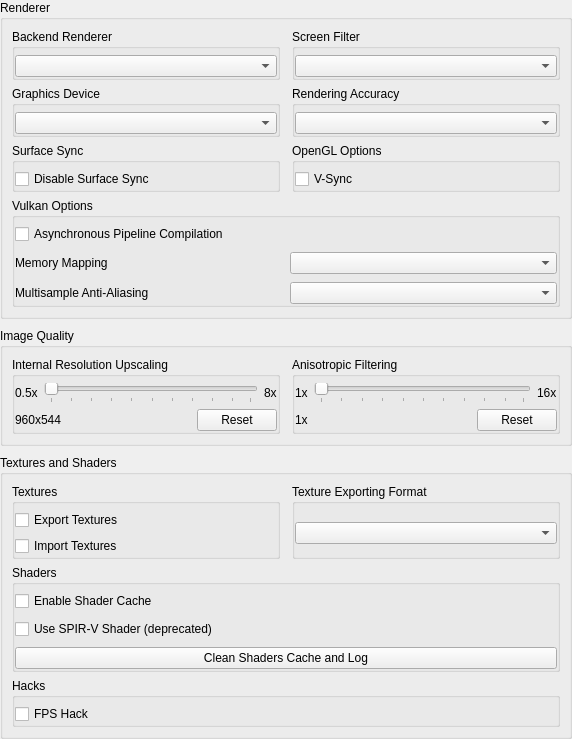
           <widget class="QWidget" name="gpu_scroll_contents">
            <property name="geometry">
             <rect>
              <x>0</x>
              <y>0</y>
              <width>572</width>
              <height>706</height>
             </rect>
            </property>
            <layout class="QVBoxLayout" name="gpu_tab_content_layout">
             <property name="spacing">
              <number>9</number>
             </property>
             <property name="leftMargin">
              <number>0</number>
             </property>
             <property name="topMargin">
              <number>0</number>
             </property>
             <property name="rightMargin">
              <number>0</number>
             </property>
             <property name="bottomMargin">
              <number>0</number>
             </property>
             <item>
              <widget class="QGroupBox" name="gb_gpu_renderer_section">
               <property name="title">
                <string>Renderer</string>
               </property>
               <layout class="QGridLayout" name="gb_gpu_renderer_section_layout">
                <property name="horizontalSpacing">
                 <number>12</number>
                </property>
                <property name="verticalSpacing">
                 <number>6</number>
                </property>
                <item row="0" column="0">
                 <widget class="QGroupBox" name="gb_backend_renderer">
                  <property name="title">
                   <string>Backend Renderer</string>
                  </property>
                  <property name="flat">
                   <bool>true</bool>
                  </property>
                  <layout class="QVBoxLayout" name="gb_backend_renderer_layout">
                   <property name="leftMargin">
                    <number>0</number>
                   </property>
                   <property name="topMargin">
                    <number>6</number>
                   </property>
                   <property name="rightMargin">
                    <number>0</number>
                   </property>
                   <property name="bottomMargin">
                    <number>0</number>
                   </property>
                   <item>
                    <widget class="QComboBox" name="backend_renderer_box"/>
                   </item>
                  </layout>
                 </widget>
                </item>
                <item row="0" column="1">
                 <widget class="QGroupBox" name="gb_screen_filter">
                  <property name="title">
                   <string>Screen Filter</string>
                  </property>
                  <property name="flat">
                   <bool>true</bool>
                  </property>
                  <layout class="QVBoxLayout" name="gb_screen_filter_layout">
                   <property name="leftMargin">
                    <number>0</number>
                   </property>
                   <property name="topMargin">
                    <number>6</number>
                   </property>
                   <property name="rightMargin">
                    <number>0</number>
                   </property>
                   <property name="bottomMargin">
                    <number>0</number>
                   </property>
                   <item>
                    <widget class="QComboBox" name="screen_filter_box"/>
                   </item>
                  </layout>
                 </widget>
                </item>
                <item row="1" column="0">
                 <widget class="QGroupBox" name="gb_gpu_device">
                  <property name="title">
                   <string>Graphics Device</string>
                  </property>
                  <property name="flat">
                   <bool>true</bool>
                  </property>
                  <layout class="QVBoxLayout" name="gb_gpu_device_layout">
                   <property name="leftMargin">
                    <number>0</number>
                   </property>
                   <property name="topMargin">
                    <number>6</number>
                   </property>
                   <property name="rightMargin">
                    <number>0</number>
                   </property>
                   <property name="bottomMargin">
                    <number>0</number>
                   </property>
                   <item>
                    <widget class="QComboBox" name="gpu_device_box"/>
                   </item>
                  </layout>
                 </widget>
                </item>
                <item row="1" column="1">
                 <widget class="QGroupBox" name="gb_renderer_accuracy">
                  <property name="title">
                   <string>Rendering Accuracy</string>
                  </property>
                  <property name="flat">
                   <bool>true</bool>
                  </property>
                  <layout class="QVBoxLayout" name="gb_renderer_accuracy_layout">
                   <property name="leftMargin">
                    <number>0</number>
                   </property>
                   <property name="topMargin">
                    <number>6</number>
                   </property>
                   <property name="rightMargin">
                    <number>0</number>
                   </property>
                   <property name="bottomMargin">
                    <number>0</number>
                   </property>
                   <item>
                    <widget class="QComboBox" name="renderer_accuracy_box"/>
                   </item>
                  </layout>
                 </widget>
                </item>
                <item row="2" column="0">
                 <widget class="QGroupBox" name="gb_surface_sync">
                  <property name="title">
                   <string>Surface Sync</string>
                  </property>
                  <property name="flat">
                   <bool>true</bool>
                  </property>
                  <layout class="QVBoxLayout" name="gb_surface_sync_layout">
                   <property name="leftMargin">
                    <number>0</number>
                   </property>
                   <property name="topMargin">
                    <number>6</number>
                   </property>
                   <property name="rightMargin">
                    <number>0</number>
                   </property>
                   <property name="bottomMargin">
                    <number>0</number>
                   </property>
                   <item>
                    <widget class="QCheckBox" name="disable_surface_sync">
                     <property name="text">
                      <string>Disable Surface Sync</string>
                     </property>
                    </widget>
                   </item>
                  </layout>
                 </widget>
                </item>
                <item row="2" column="1">
                 <widget class="QGroupBox" name="gb_opengl_options">
                  <property name="title">
                   <string>OpenGL Options</string>
                  </property>
                  <property name="flat">
                   <bool>true</bool>
                  </property>
                  <layout class="QVBoxLayout" name="gb_opengl_options_layout">
                   <property name="leftMargin">
                    <number>0</number>
                   </property>
                   <property name="topMargin">
                    <number>6</number>
                   </property>
                   <property name="rightMargin">
                    <number>0</number>
                   </property>
                   <property name="bottomMargin">
                    <number>0</number>
                   </property>
                   <item>
                    <widget class="QCheckBox" name="vsync">
                     <property name="text">
                      <string>V-Sync</string>
                     </property>
                    </widget>
                   </item>
                  </layout>
                 </widget>
                </item>
                <item row="3" column="0" colspan="2">
                 <widget class="QGroupBox" name="gb_vulkan_options">
                  <property name="title">
                   <string>Vulkan Options</string>
                  </property>
                  <property name="flat">
                   <bool>true</bool>
                  </property>
                  <layout class="QVBoxLayout" name="gb_vulkan_options_layout">
                   <property name="spacing">
                    <number>8</number>
                   </property>
                   <property name="leftMargin">
                    <number>0</number>
                   </property>
                   <property name="topMargin">
                    <number>6</number>
                   </property>
                   <property name="rightMargin">
                    <number>0</number>
                   </property>
                   <property name="bottomMargin">
                    <number>0</number>
                   </property>
                   <item>
                    <widget class="QCheckBox" name="async_pipeline_compilation">
                     <property name="text">
                      <string>Asynchronous Pipeline Compilation</string>
                     </property>
                    </widget>
                   </item>
                   <item>
                    <layout class="QHBoxLayout" name="memory_mapping_layout">
                     <property name="spacing">
                      <number>8</number>
                     </property>
                     <item>
                      <widget class="QLabel" name="label_memory_mapping">
                       <property name="text">
                        <string>Memory Mapping</string>
                       </property>
                      </widget>
                     </item>
                     <item>
                      <widget class="QComboBox" name="memory_mapping_box"/>
                     </item>
                    </layout>
                   </item>
                   <item>
                    <layout class="QHBoxLayout" name="msaa_layout">
                     <property name="spacing">
                      <number>8</number>
                     </property>
                     <item>
                      <widget class="QLabel" name="label_msaa">
                       <property name="text">
                        <string>Multisample Anti-Aliasing</string>
                       </property>
                      </widget>
                     </item>
                     <item>
                      <widget class="QComboBox" name="msaa_box"/>
                     </item>
                    </layout>
                   </item>
                  </layout>
                 </widget>
                </item>
               </layout>
              </widget>
             </item>
             <item>
              <widget class="QGroupBox" name="gb_gpu_quality_section">
               <property name="title">
                <string>Image Quality</string>
               </property>
               <layout class="QHBoxLayout" name="gb_gpu_quality_section_layout">
                <property name="spacing">
                 <number>12</number>
                </property>
                <item alignment="Qt::AlignmentFlag::AlignTop">
                 <widget class="QGroupBox" name="gb_resolution_upscaling">
                  <property name="title">
                   <string>Internal Resolution Upscaling</string>
                  </property>
                  <property name="flat">
                   <bool>true</bool>
                  </property>
                  <layout class="QVBoxLayout" name="gb_resolution_upscaling_layout">
                   <property name="leftMargin">
                    <number>0</number>
                   </property>
                   <property name="topMargin">
                    <number>6</number>
                   </property>
                   <property name="rightMargin">
                    <number>0</number>
                   </property>
                   <property name="bottomMargin">
                    <number>0</number>
                   </property>
                   <item>
                    <layout class="QHBoxLayout" name="res_upscale_layout_top">
                     <item>
                      <widget class="QLabel" name="res_upscale_min">
                       <property name="text">
                        <string>0.5x</string>
                       </property>
                      </widget>
                     </item>
                     <item>
                      <widget class="QSlider" name="resolution_upscale">
                       <property name="orientation">
                        <enum>Qt::Orientation::Horizontal</enum>
                       </property>
                       <property name="tickPosition">
                        <enum>QSlider::TickPosition::TicksBelow</enum>
                       </property>
                      </widget>
                     </item>
                     <item>
                      <widget class="QLabel" name="res_upscale_max">
                       <property name="text">
                        <string>8x</string>
                       </property>
                      </widget>
                     </item>
                    </layout>
                   </item>
                   <item>
                    <layout class="QHBoxLayout" name="res_upscale_layout_bottom">
                     <item>
                      <widget class="QLabel" name="resolution_upscale_val">
                       <property name="text">
                        <string>960x544</string>
                       </property>
                      </widget>
                     </item>
                     <item>
                      <spacer name="resolution_upscale_spacer">
                       <property name="orientation">
                        <enum>Qt::Orientation::Horizontal</enum>
                       </property>
                       <property name="sizeHint" stdset="0">
                        <size>
                         <width>40</width>
                         <height>20</height>
                        </size>
                       </property>
                      </spacer>
                     </item>
                     <item>
                      <widget class="QPushButton" name="resolution_upscale_reset">
                       <property name="text">
                        <string>Reset</string>
                       </property>
                      </widget>
                     </item>
                    </layout>
                   </item>
                  </layout>
                 </widget>
                </item>
                <item alignment="Qt::AlignmentFlag::AlignTop">
                 <widget class="QGroupBox" name="gb_anisotropic_filtering">
                  <property name="title">
                   <string>Anisotropic Filtering</string>
                  </property>
                  <property name="flat">
                   <bool>true</bool>
                  </property>
                  <layout class="QVBoxLayout" name="gb_anisotropic_filtering_layout">
                   <property name="leftMargin">
                    <number>0</number>
                   </property>
                   <property name="topMargin">
                    <number>6</number>
                   </property>
                   <property name="rightMargin">
                    <number>0</number>
                   </property>
                   <property name="bottomMargin">
                    <number>0</number>
                   </property>
                   <item>
                    <layout class="QHBoxLayout" name="aniso_layout_top">
                     <item>
                      <widget class="QLabel" name="aniso_min">
                       <property name="text">
                        <string>1x</string>
                       </property>
                      </widget>
                     </item>
                     <item>
                      <widget class="QSlider" name="anisotropic_filter">
                       <property name="orientation">
                        <enum>Qt::Orientation::Horizontal</enum>
                       </property>
                       <property name="tickPosition">
                        <enum>QSlider::TickPosition::TicksBelow</enum>
                       </property>
                      </widget>
                     </item>
                     <item>
                      <widget class="QLabel" name="aniso_max">
                       <property name="text">
                        <string>16x</string>
                       </property>
                      </widget>
                     </item>
                    </layout>
                   </item>
                   <item>
                    <layout class="QHBoxLayout" name="aniso_layout_bottom">
                     <item>
                      <widget class="QLabel" name="anisotropic_filter_val">
                       <property name="text">
                        <string>1x</string>
                       </property>
                      </widget>
                     </item>
                     <item>
                      <spacer name="anisotropic_filter_spacer">
                       <property name="orientation">
                        <enum>Qt::Orientation::Horizontal</enum>
                       </property>
                       <property name="sizeHint" stdset="0">
                        <size>
                         <width>40</width>
                         <height>20</height>
                        </size>
                       </property>
                      </spacer>
                     </item>
                     <item>
                      <widget class="QPushButton" name="anisotropic_filter_reset">
                       <property name="text">
                        <string>Reset</string>
                       </property>
                      </widget>
                     </item>
                    </layout>
                   </item>
                  </layout>
                 </widget>
                </item>
               </layout>
              </widget>
             </item>
             <item>
              <widget class="QGroupBox" name="gb_gpu_texture_section">
               <property name="title">
                <string>Textures and Shaders</string>
               </property>
               <layout class="QGridLayout" name="gb_gpu_texture_section_layout">
                <property name="horizontalSpacing">
                 <number>12</number>
                </property>
                <property name="verticalSpacing">
                 <number>6</number>
                </property>
                <item row="0" column="0">
                 <widget class="QGroupBox" name="gb_texture_replacement">
                  <property name="title">
                   <string>Textures</string>
                  </property>
                  <property name="flat">
                   <bool>true</bool>
                  </property>
                  <layout class="QVBoxLayout" name="gb_texture_replacement_layout">
                   <property name="leftMargin">
                    <number>0</number>
                   </property>
                   <property name="topMargin">
                    <number>6</number>
                   </property>
                   <property name="rightMargin">
                    <number>0</number>
                   </property>
                   <property name="bottomMargin">
                    <number>0</number>
                   </property>
                   <item>
                    <widget class="QCheckBox" name="export_textures">
                     <property name="text">
                      <string>Export Textures</string>
                     </property>
                    </widget>
                   </item>
                   <item>
                    <widget class="QCheckBox" name="import_textures">
                     <property name="text">
                      <string>Import Textures</string>
                     </property>
                    </widget>
                   </item>
                  </layout>
                 </widget>
                </item>
                <item row="0" column="1">
                 <widget class="QGroupBox" name="gb_export_format">
                  <property name="title">
                   <string>Texture Exporting Format</string>
                  </property>
                  <property name="flat">
                   <bool>true</bool>
                  </property>
                  <layout class="QVBoxLayout" name="gb_export_format_layout">
                   <property name="leftMargin">
                    <number>0</number>
                   </property>
                   <property name="topMargin">
                    <number>6</number>
                   </property>
                   <property name="rightMargin">
                    <number>0</number>
                   </property>
                   <property name="bottomMargin">
                    <number>0</number>
                   </property>
                   <item>
                    <widget class="QComboBox" name="texture_export_format"/>
                   </item>
                  </layout>
                 </widget>
                </item>
                <item row="1" column="0" colspan="2">
                 <widget class="QGroupBox" name="gb_shaders">
                  <property name="title">
                   <string>Shaders</string>
                  </property>
                  <property name="flat">
                   <bool>true</bool>
                  </property>
                  <layout class="QVBoxLayout" name="gb_shaders_layout">
                   <property name="spacing">
                    <number>8</number>
                   </property>
                   <property name="leftMargin">
                    <number>0</number>
                   </property>
                   <property name="topMargin">
                    <number>6</number>
                   </property>
                   <property name="rightMargin">
                    <number>0</number>
                   </property>
                   <property name="bottomMargin">
                    <number>0</number>
                   </property>
                   <item>
                    <widget class="QCheckBox" name="shader_cache">
                     <property name="text">
                      <string>Enable Shader Cache</string>
                     </property>
                    </widget>
                   </item>
                   <item>
                    <widget class="QCheckBox" name="spirv_shader">
                     <property name="text">
                      <string>Use SPIR-V Shader (deprecated)</string>
                     </property>
                    </widget>
                   </item>
                   <item>
                    <widget class="QPushButton" name="clean_shaders_cache">
                     <property name="text">
                      <string>Clean Shaders Cache and Log</string>
                     </property>
                    </widget>
                   </item>
                  </layout>
                 </widget>
                </item>
                <item row="2" column="0" colspan="2">
                 <widget class="QGroupBox" name="gb_fps_hack">
                  <property name="title">
                   <string>Hacks</string>
                  </property>
                  <property name="flat">
                   <bool>true</bool>
                  </property>
                  <layout class="QVBoxLayout" name="gb_fps_hack_layout">
                   <property name="leftMargin">
                    <number>0</number>
                   </property>
                   <property name="topMargin">
                    <number>6</number>
                   </property>
                   <property name="rightMargin">
                    <number>0</number>
                   </property>
                   <property name="bottomMargin">
                    <number>0</number>
                   </property>
                   <item>
                    <widget class="QCheckBox" name="fps_hack">
                     <property name="text">
                      <string>FPS Hack</string>
                     </property>
                    </widget>
                   </item>
                  </layout>
                 </widget>
                </item>
               </layout>
              </widget>
             </item>
             <item>
              <spacer name="gpu_tab_content_spacer">
               <property name="orientation">
                <enum>Qt::Orientation::Vertical</enum>
               </property>
               <property name="sizeHint" stdset="0">
                <size>
                 <width>20</width>
                 <height>40</height>
                </size>
               </property>
              </spacer>
             </item>
            </layout>
           </widget>
